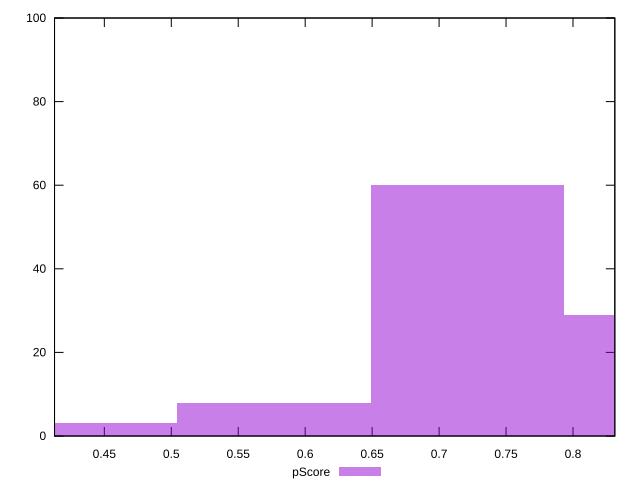

This figure's gnuplot source:
reset

$pScore <<EOF
0.5766971814890992 8
0.720871476861374 60
0.8650457722336489 29
0.43252288611682443 3
EOF

set key outside below
set boxwidth 0.1441742953722748
set xrange [0.412812436826783:0.8312393894551933]
set yrange [0:100]
set trange [0:100]
set style fill transparent solid 0.5 noborder
set terminal svg size 640, 490 enhanced background rgb 'white'
set output "report_00014_2021-02-09T15:56:05.503Z/first-cpu-idle/samples/pages+cached+noadtech+nomedia+nocss/pScore/histogram.svg"

plot $pScore title "pScore" with boxes

reset
